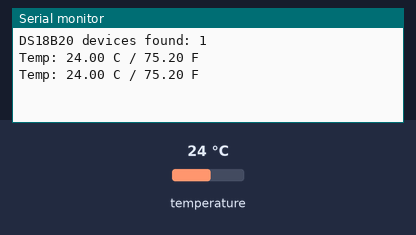
The sketch below on a simulated Arduino Uno, built with avr-gcc and run on an emulated ATmega328P. Parts: the last lines printed to the serial monitor. The test bench sets the inputs (shaded band); at power-on: temperature 24 °C.

Above: at 3.3 s.
3.4 s: temperature set to 12 °C
At 5.5 s:
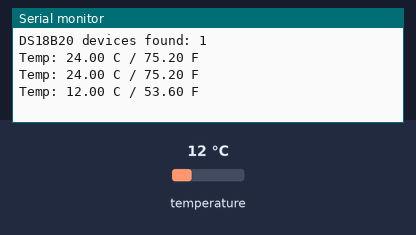
5.9 s: temperature set to 19 °C
At 7.0 s:
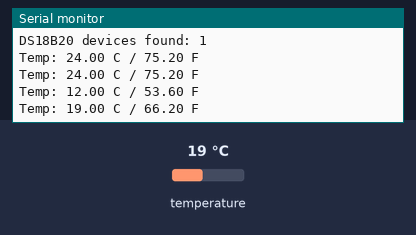
Timing chart, 0 to 8.9 s (numbered marks = the images above; inputs shaded):
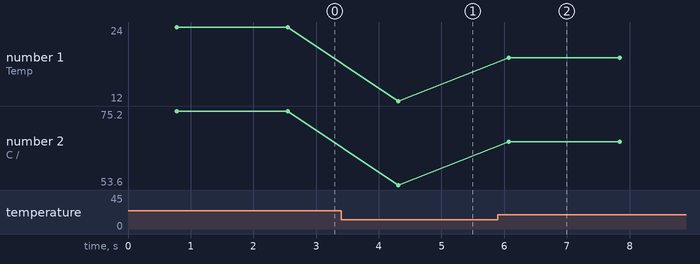

Measured:
- after the input at 3.4 s, the serial monitor: prints a new line after 0.91 s (image 1)
- after the input at 5.9 s, the serial monitor: prints a new line after 0.18 s (image 2)
- plotted number 1: 24 → 12 after the input at 3.4 s, 12 → 19 after the input at 5.9 s
- plotted number 2: 75.2 → 53.6 after the input at 3.4 s, 53.6 → 66.2 after the input at 5.9 s

The sketch:

TempSensor_DS18B20.ino
```cpp
// ELT295 Lab - HW-506 (DS18B20) digital temperature sensor on Arduino Uno
// The DS18B20 is a 1-Wire digital sensor: it does NOT produce an analog voltage,
// so it connects to a digital pin (D2 here), not A0.
//
// Wiring (verify against the silkscreen on your board before powering):
//   Module VCC / + -> Uno 5V  (3.3V failed on the test module: the on-board LED
//                              loads the signal line and the sensor was not found)
//   Module GND / - -> Uno GND
//   Module DQ / S / OUT (signal) -> Uno D2
//   Needs a ~4.7k pull-up between signal and VCC; most modules include one.
//   If the sensor is not found or reads -127 C, add one externally.
//   Troubleshooting: run ../DS18B20_Diagnostic first.
//
// Libraries (Sketch -> Include Library -> Manage Libraries):
//   "OneWire" by Paul Stoffregen
//   "DallasTemperature" by Miles Burton

#include <OneWire.h>
#include <DallasTemperature.h>

const int ONE_WIRE_PIN = 2;

OneWire oneWire(ONE_WIRE_PIN);
DallasTemperature sensors(&oneWire);

void setup() {
  Serial.begin(9600);
  sensors.begin();
  Serial.print("DS18B20 devices found: ");
  Serial.println(sensors.getDeviceCount());
}

void loop() {
  sensors.requestTemperatures();
  float tempC = sensors.getTempCByIndex(0);

  if (tempC == DEVICE_DISCONNECTED_C) {
    Serial.println("Sensor not found - check wiring / pull-up resistor");
  } else {
    float tempF = tempC * 9.0 / 5.0 + 32.0;
    Serial.print("Temp: ");
    Serial.print(tempC, 2);
    Serial.print(" C / ");
    Serial.print(tempF, 2);
    Serial.println(" F");
  }
  delay(1000);
}
```
